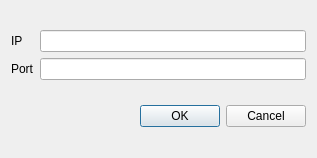
<?xml version="1.0" encoding="UTF-8"?>
<ui version="4.0">
 <class>Dialog</class>
 <widget class="QDialog" name="Dialog">
  <property name="geometry">
   <rect>
    <x>0</x>
    <y>0</y>
    <width>317</width>
    <height>158</height>
   </rect>
  </property>
  <property name="windowTitle">
   <string>Dialog</string>
  </property>
  <layout class="QGridLayout" name="gridLayout">
   <item row="0" column="0">
    <layout class="QGridLayout" name="gridLayout_2">
     <item row="0" column="0">
      <widget class="QLabel" name="label">
       <property name="text">
        <string>IP</string>
       </property>
      </widget>
     </item>
     <item row="1" column="1">
      <widget class="QLineEdit" name="txtPort">
       <property name="text">
        <string/>
       </property>
      </widget>
     </item>
     <item row="0" column="1">
      <widget class="QLineEdit" name="txtIP"/>
     </item>
     <item row="1" column="0">
      <widget class="QLabel" name="label_2">
       <property name="text">
        <string>Port</string>
       </property>
      </widget>
     </item>
    </layout>
   </item>
   <item row="1" column="0">
    <widget class="QDialogButtonBox" name="buttonBox">
     <property name="orientation">
      <enum>Qt::Horizontal</enum>
     </property>
     <property name="standardButtons">
      <set>QDialogButtonBox::Cancel|QDialogButtonBox::Ok</set>
     </property>
    </widget>
   </item>
  </layout>
 </widget>
 <resources/>
 <connections>
  <connection>
   <sender>buttonBox</sender>
   <signal>accepted()</signal>
   <receiver>Dialog</receiver>
   <slot>accept()</slot>
   <hints>
    <hint type="sourcelabel">
     <x>248</x>
     <y>254</y>
    </hint>
    <hint type="destinationlabel">
     <x>157</x>
     <y>274</y>
    </hint>
   </hints>
  </connection>
  <connection>
   <sender>buttonBox</sender>
   <signal>rejected()</signal>
   <receiver>Dialog</receiver>
   <slot>reject()</slot>
   <hints>
    <hint type="sourcelabel">
     <x>316</x>
     <y>260</y>
    </hint>
    <hint type="destinationlabel">
     <x>286</x>
     <y>274</y>
    </hint>
   </hints>
  </connection>
 </connections>
</ui>
